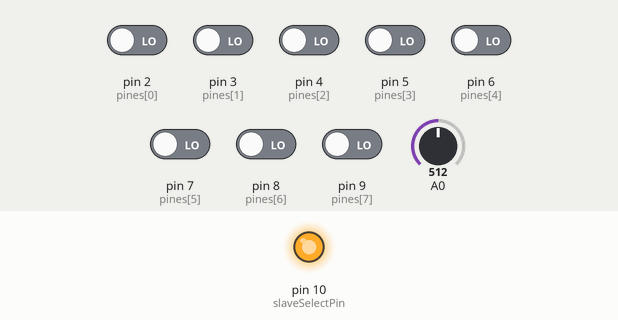
This sketch was run on a simulated Arduino Uno, built with avr-gcc and run on an emulated ATmega328P. Parts: output pins drawn as LEDs (lit = HIGH). Inputs (shaded band) come from the test bench; at power-on: pin 2 (pines[0]), pin 3 (pines[1]), pin 4 (pines[2]), pin 5 (pines[3]), pin 6 (pines[4]), pin 7 (pines[5]), pin 8 (pines[6]), pin 9 (pines[7]) LOW, A0 = 512. What the sketch prints to the serial monitor is not drawn.

Above: at 0.1 s.
Timing chart, 0 to 1.6 s (numbered marks = the images above):
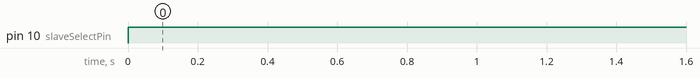

Measured:
- by itself, pin 10 (slaveSelectPin): LOW → HIGH at 0.00 s

The sketch:

ADC3.ino
```cpp
#include <SPI.h>

// Definir los pines de selección de esclavo (Slave Select, SS)
const int slaveSelectPin = 10; // Puedes usar cualquier pin digital para SS

const int pines[8] = {2, 3, 4, 5, 6, 7, 8, 9};
int i;

void setup() {
  Serial.begin(9600);
  SPI.begin(); // Inicializar la comunicación SPI
  pinMode(slaveSelectPin, OUTPUT); // Configurar el pin SS como salida

  for (i = 0; i <= 7; i++) {
    pinMode(pines[i], INPUT);
  }
}

void loop() {
  int valor = 0;
  for (i = 0; i <= 7; i++) {
    int valori = digitalRead(pines[i]);
    valor += valori;
    Serial.print(valori);
  }
  Serial.println();
  Serial.println(valor);

  int sensorValue = analogRead(A0);
  Serial.println(sensorValue);

  // Seleccionar el esclavo (activar el SS correspondiente)
  digitalWrite(slaveSelectPin, LOW);

  // Enviar datos al esclavo a través de SPI (puedes usar SPI.transfer())
  SPI.transfer(valor);
  SPI.transfer(sensorValue);

  // Deseleccionar el esclavo
  digitalWrite(slaveSelectPin, HIGH);

  delay(100);
}
```
